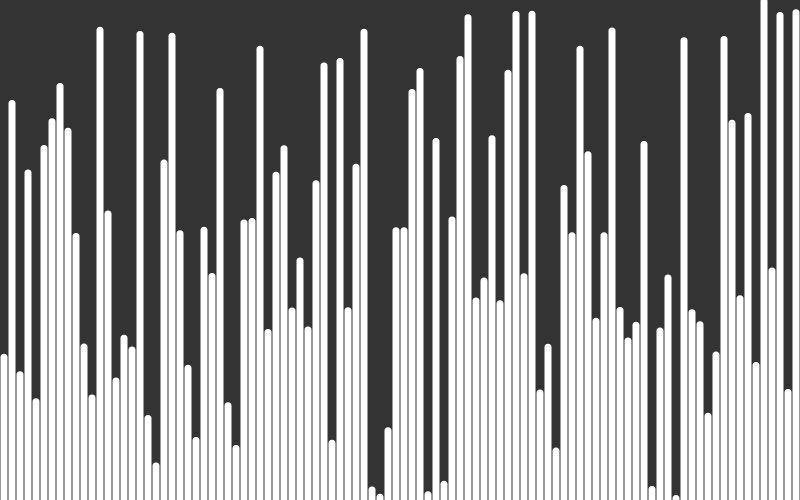
Frame 1 (no input)
Frame 60 (no input): identical to frame 1, image omitted
Frame 120 (the mouse pressed at the canvas centre since frame 60): identical to frame 1, image omitted

The p5.js sketch that drew this single still picture (run headless with seeded random() and noise() and a simulated clock; from frame 60 on, the mouse is pressed at the canvas centre):

// p5.js sketch
// ── sketch.js
/*
 * Cole Deushane
 * 28 November 2019
 * P5JS Bubble Sort Visual
*/

var heights = [];
var x;
var y;
var temp;
var sorted;
var sort_start;

function setup() {

    createCanvas(800, 500);
    x = 0;
    y = 0;
    sorted = false;
    sort_start = false;

    // initializes the heights of the lines
    for(var i = 0; i < 100; i++){
        heights[i] = random(height);
    }
     //console.log("Number of Lines: " + heights.length);
    }

function draw() {
    background(51);

    if(sort_start) {
        if(heights[y] < heights[y + 1]) {
            temp = heights[y];
            heights[y] = heights[y + 1];
            heights[y + 1] = temp;
        }

        y++;

        if(y >= heights.length - x - 1) {
            y = 0;
            x++;
        }

        if(x > heights.length){
            //console.log("Sorting Complete.")
            sorted = true;
        }

        for(var i = 0; i < heights.length; i++) {
            strokeWeight(7);
            if(heights[y] == heights[i] && !sorted) {
                stroke('red');
                line((i * 8) + 4, heights[i], (i * 8) + 4, height);
            } else if(sorted) {
                stroke('green');
                line((i * 8) + 4, heights[i], (i * 8) + 4, height);
            } else {
                stroke(255);
                line((i * 8) + 4, heights[i], (i * 8) + 4, height);
            }
        }
    } else {
        for(var i = 0; i < heights.length; i++) {
            strokeWeight(7);
            stroke(255);
            line((i * 8) + 4, heights[i], (i * 8) + 4, height);
        }
    }
}

function keyPressed() {
    if(key == ' ') {
        //console.log("space");
        sort_start = true;
    }
}

// ── objects.js
function Arrow(X1, Y1, X2, Y2) {
        this.x1 = X1;
        this.y1 = Y1;
        this.x2 = X2;
        this.y2 = Y2;
        this.length = Math.sqrt((Math.pow((this.x2 - this.x1), 2)) + (Math.pow((this.y2 - this.y1), 2)));

    this.getLength = function(){
        return this.length;
    }

    this.show = function() {
        fill(255);
        line(this.x1, this.y1, this.x2, this.y2);
        //console.log("line");
    }
}
